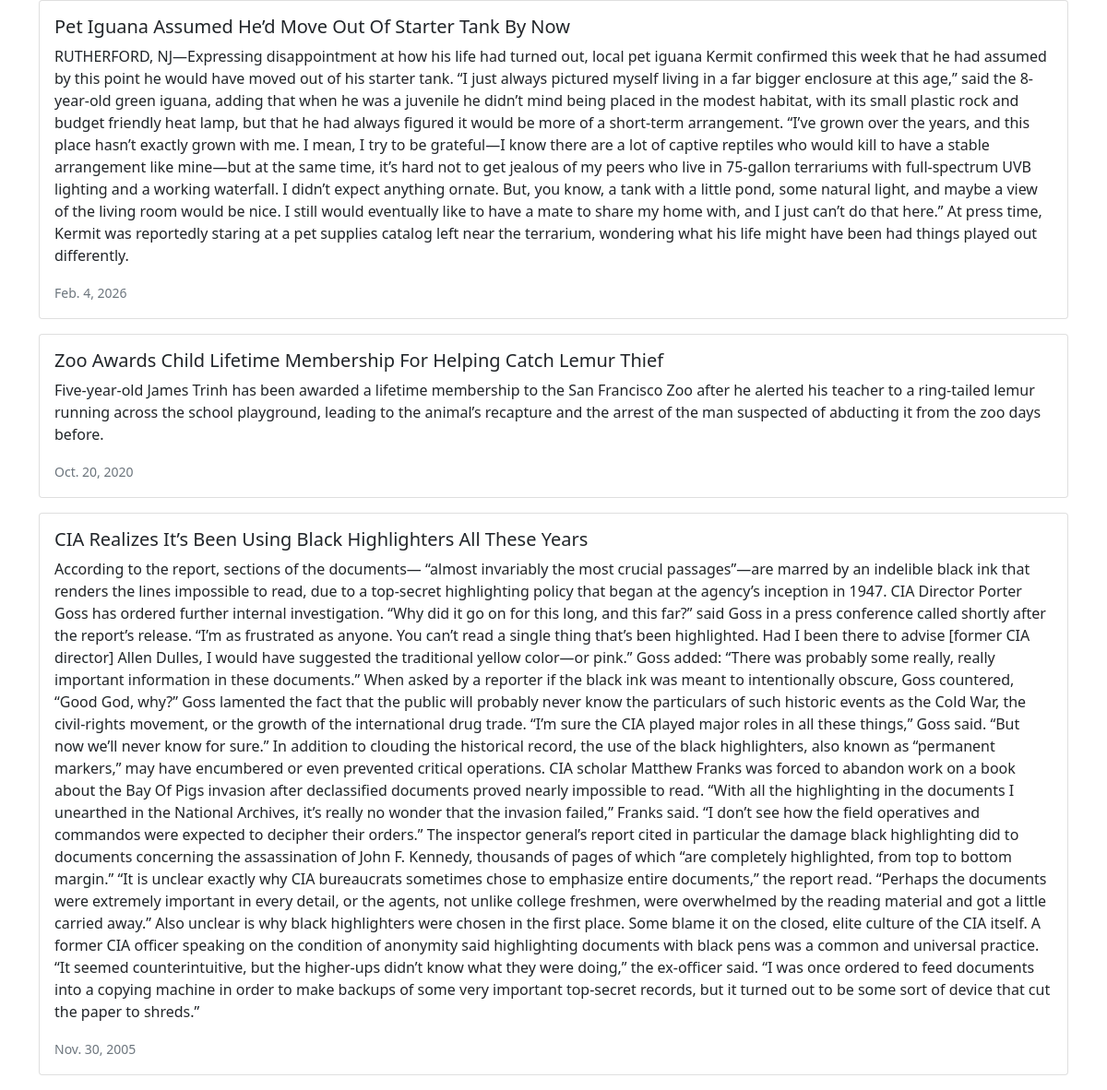
Page /news/ on the committed database.
### news/models.py (models this page shows)
class News(models.Model):
    headline = models.CharField(max_length=200)
    body = models.TextField()
    date = models.DateField()

### news/views.py (the view)
# urls.py: path('news/', include('news.urls')),
def news(request):
    newss = News.objects.all().order_by('-date')
    return render(request, 'news.html', {'newss':newss})

### news/templates/news.html (shortened to what this page needs)
<!DOCTYPE html>
<html>
  <head>
    <link
      href="https://cdn.jsdelivr.net/npm/bootstrap@5.1.1/dist/css/bootstrap.min.css"
      rel="stylesheet"
    />
  </head>
  <body>
    <div class="container">
      {% for news in newss %}
      <div class="card mb-3">
        <div class="row g-0">
          <div>
            <div class="card-body">
              <h5 class="card-title">{{ news.headline }}</h5>
              <p class="card-text">{{ news.body }}</p>
              <p class="card-text"><small class="text-muted">
                {{ news.date }}
              </small></p>
            </div>
          </div>
        </div>
      </div>
      {% endfor %}
    </div>
  </body>
</html>

### rows in the picture
News: headline "Pet Iguana Assumed He’d Move Out Of Starter Tank By Now", body "RUTHERFORD, NJ—Expressing disappointment at how his life had turned out, local pet iguana Kermit confirmed this week that he had assumed by this point he would have moved out of his starter tank. “I just always pictured myself living in a far bigger enclosure at this age,” said the 8-year-old green iguana, adding that when he was a juvenile he didn’t mind being placed in the modest habitat, with its small plastic rock and budget friendly heat lamp, but that he had always figured it would be more of a short-term arrangement. “I’ve grown over the years, and this place hasn’t exactly grown with me. I mean, I try to be grateful—I know there are a lot of captive reptiles who would kill to have a…", date "Feb. 4, 2026"
News: headline "Zoo Awards Child Lifetime Membership For Helping Catch Lemur Thief", body "Five-year-old James Trinh has been awarded a lifetime membership to the San Francisco Zoo after he alerted his teacher to a ring-tailed lemur running across the school playground, leading to the animal’s recapture and the arrest of the man suspected of abducting it from the zoo days before.", date "Oct. 20, 2020"
News: headline "CIA Realizes It’s Been Using Black Highlighters All These Years", body "According to the report, sections of the documents— “almost invariably the most crucial passages”—are marred by an indelible black ink that renders the lines impossible to read, due to a top-secret highlighting policy that began at the agency’s inception in 1947. CIA Director Porter Goss has ordered further internal investigation. “Why did it go on for this long, and this far?” said Goss in a press conference called shortly after the report’s release. “I’m as frustrated as anyone. You can’t read a single thing that’s been highlighted. Had I been there to advise [former CIA director] Allen Dulles, I would have suggested the traditional yellow color—or pink.” Goss added: “There was probably…", date "Nov. 30, 2005"
